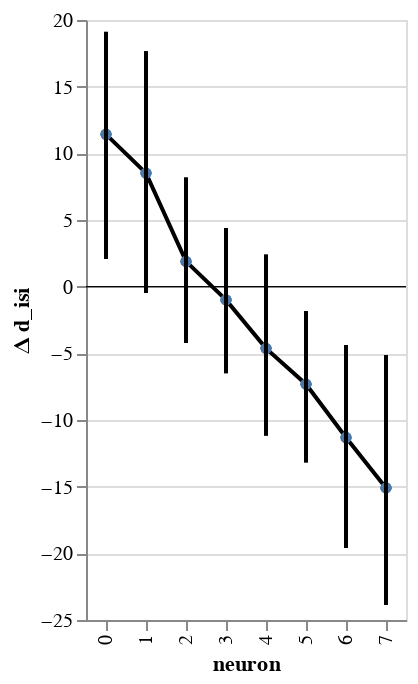

The code cell stored with this chart in its notebook:
### Code cell
chart_p = visualization.plot_posterior(df=df_both, title=f'd_{y}', x='neuron', )
chart_p

### Figure 1 — Vega-Lite specification as saved in the notebook (floating-point values rounded to 4 significant figures)
{"config": {"view": {"continuousWidth": 400, "continuousHeight": 300}}, "layer": [{"mark": {"type": "line", "clip": true, "color": "black", "fill": null, "point": true}, "encoding": {"x": {"type": "ordinal", "field": "neuron"}, "y": {"type": "quantitative", "axis": {"orient": "left"}, "field": "center interval", "impute": {"value": "value"}}}}, {"mark": {"type": "rule", "color": "black", "opacity": 0.6, "size": 0.1}, "encoding": {"y": {"type": "quantitative", "field": "zero"}}}, {"mark": {"type": "rule", "size": 2}, "encoding": {"x": {"type": "ordinal", "field": "neuron"}, "y": {"type": "quantitative", "axis": {"orient": "left"}, "field": "lower interval", "scale": {"domain": [-23.84, 19.11], "zero": true}, "title": "Δ d_isi"}, "y2": {"field": "higher interval"}}}], "data": {"name": "data-03f492d96d3949bf0aed7fbc95bdc73f"}, "$schema": "https://vega.github.io/schema/vega-lite/v4.8.1.json", "datasets": {"data-03f492d96d3949bf0aed7fbc95bdc73f": [{"neuron": 0, "mouse_code": 0, "lower interval": 2.087, "higher interval": 19.11, "center interval": 11.43, "isi diff": -0.00647, "zero": 0}, {"neuron": 0, "mouse_code": 1, "lower interval": 2.087, "higher interval": 19.11, "center interval": 11.43, "isi diff": -0.009579, "zero": 0}, {"neuron": 0, "mouse_code": 2, "lower interval": 2.087, "higher interval": 19.11, "center interval": 11.43, "isi diff": 0.004214, "zero": 0}, {"neuron": 0, "mouse_code": 3, "lower interval": 2.087, "higher interval": 19.11, "center interval": 11.43, "isi diff": -0.03094, "zero": 0}, {"neuron": 1, "mouse_code": 0, "lower interval": -0.4711, "higher interval": 17.64, "center interval": 8.516, "isi diff": -0.001704, "zero": 0}, {"neuron": 1, "mouse_code": 1, "lower interval": -0.4711, "higher interval": 17.64, "center interval": 8.516, "isi diff": -0.008374, "zero": 0}, {"neuron": 1, "mouse_code": 2, "lower interval": -0.4711, "higher interval": 17.64, "center interval": 8.516, "isi diff": 0.008611, "zero": 0}, {"neuron": 1, "mouse_code": 3, "lower interval": -0.4711, "higher interval": 17.64, "center interval": 8.516, "isi diff": -0.01956, "zero": 0}, {"neuron": 2, "mouse_code": 0, "lower interval": -4.211, "higher interval": 8.171, "center interval": 1.893, "isi diff": -0.012, "zero": 0}, {"neuron": 2, "mouse_code": 1, "lower interval": -4.211, "higher interval": 8.171, "center interval": 1.893, "isi diff": -0.007459, "zero": 0}, {"neuron": 2, "mouse_code": 2, "lower interval": -4.211, "higher interval": 8.171, "center interval": 1.893, "isi diff": -0.01278, "zero": 0}, {"neuron": 2, "mouse_code": 3, "lower interval": -4.211, "higher interval": 8.171, "center interval": 1.893, "isi diff": -0.02413, "zero": 0}, {"neuron": 3, "mouse_code": 0, "lower interval": -6.484, "higher interval": 4.386, "center interval": -0.9922, "isi diff": -0.006674, "zero": 0}, {"neuron": 3, "mouse_code": 1, "lower interval": -6.484, "higher interval": 4.386, "center interval": -0.9922, "isi diff": -8.317e-05, "zero": 0}, {"neuron": 3, "mouse_code": 2, "lower interval": -6.484, "higher interval": 4.386, "center interval": -0.9922, "isi diff": -0.002687, "zero": 0}, {"neuron": 3, "mouse_code": 3, "lower interval": -6.484, "higher interval": 4.386, "center interval": -0.9922, "isi diff": -0.007277, "zero": 0}, {"neuron": 4, "mouse_code": 0, "lower interval": -11.15, "higher interval": 2.393, "center interval": -4.627, "isi diff": 0.002503, "zero": 0}, {"neuron": 4, "mouse_code": 1, "lower interval": -11.15, "higher interval": 2.393, "center interval": -4.627, "isi diff": -0.006284, "zero": 0}, {"neuron": 4, "mouse_code": 2, "lower interval": -11.15, "higher interval": 2.393, "center interval": -4.627, "isi diff": 0.0002442, "zero": 0}, {"neuron": 4, "mouse_code": 3, "lower interval": -11.15, "higher interval": 2.393, "center interval": -4.627, "isi diff": -0.005659, "zero": 0}, {"neuron": 5, "mouse_code": 0, "lower interval": -13.17, "higher interval": -1.85, "center interval": -7.313, "isi diff": 0.0006025, "zero": 0}, {"neuron": 5, "mouse_code": 1, "lower interval": -13.17, "higher interval": -1.85, "center interval": -7.313, "isi diff": 0.007833, "zero": 0}, {"neuron": 5, "mouse_code": 2, "lower interval": -13.17, "higher interval": -1.85, "center interval": -7.313, "isi diff": -0.002827, "zero": 0}, {"neuron": 5, "mouse_code": 3, "lower interval": -13.17, "higher interval": -1.85, "center interval": -7.313, "isi diff": 0.001951, "zero": 0}, {"neuron": 6, "mouse_code": 0, "lower interval": -19.59, "higher interval": -4.379, "center interval": -11.31, "isi diff": -0.001671, "zero": 0}, {"neuron": 6, "mouse_code": 1, "lower interval": -19.59, "higher interval": -4.379, "center interval": -11.31, "isi diff": 0.002758, "zero": 0}, {"neuron": 6, "mouse_code": 2, "lower interval": -19.59, "higher interval": -4.379, "center interval": -11.31, "isi diff": 0.004305, "zero": 0}, {"neuron": 6, "mouse_code": 3, "lower interval": -19.59, "higher interval": -4.379, "center interval": -11.31, "isi diff": -0.0008588, "zero": 0}, {"neuron": 7, "mouse_code": 0, "lower interval": -23.84, "higher interval": -5.155, "center interval": -15.1, "isi diff": -0.00133, "zero": 0}, {"neuron": 7, "mouse_code": 1, "lower interval": -23.84, "higher interval": -5.155, "center interval": -15.1, "isi diff": -0.001713, "zero": 0}, {"neuron": 7, "mouse_code": 2, "lower interval": -23.84, "higher interval": -5.155, "center interval": -15.1, "isi diff": 0.001521, "zero": 0}, {"neuron": 7, "mouse_code": 3, "lower interval": -23.84, "higher interval": -5.155, "center interval": -15.1, "isi diff": -0.001146, "zero": 0}]}}
